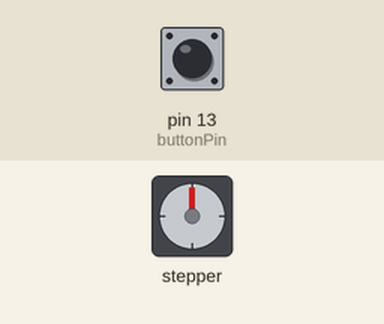
Simulated run of this program. Board: Arduino Mega 2560, built with avr-gcc and run on an emulated ATmega2560. Shown: stepper motor. Inputs (shaded band) come from the test bench; at power-on: pin 13 (buttonPin) HIGH. Stepper angles assume 2048 steps per turn.

Above: at 1.2 s.
1.3 s: pin 13 (buttonPin) pulled LOW for 0.15 s
At 3.9 s:
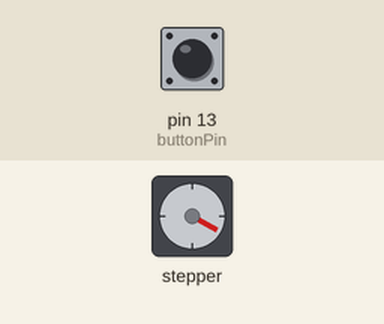
4.3 s: pin 13 (buttonPin) pulled LOW for 1 s
At 5.08 s:
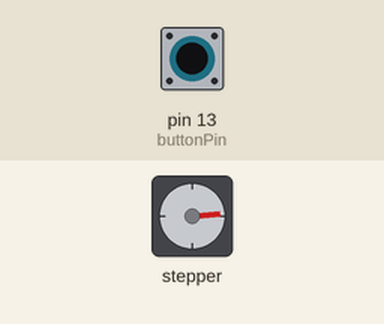
7.6 s: pin 13 (buttonPin) pulled LOW for 3.2 s
At 8.07 s:
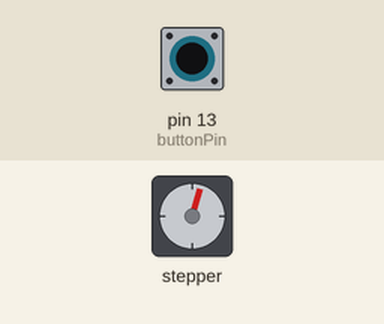
Timing chart, 0 to 11.3 s (numbered marks = the images above; inputs shaded):
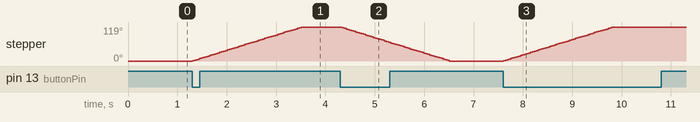

Measured:
- after the input at 1.3 s, stepper: turns 119° clockwise in 2.2 s, starting at once
- after the input at 4.3 s, stepper: turns 119° counter-clockwise in 2.2 s, starting at once
- after the input at 7.6 s, stepper: turns 119° clockwise in 2.2 s, starting at once

The program:

main.cpp
```cpp
#include <Arduino.h>
#include <Stepper.h>

// Define number of steps per rotation for your stepper motor
const int stepsPerRevolution = 2048;

// Initialize stepper motors on pins 7-10
Stepper myStepper1(stepsPerRevolution, 7, 9, 8, 10);

// Define switch pin
const int buttonPin = 13;

int currentPosition = 0; // Variable to keep track of the motor's position
bool isPressed = false; // Variable to check if the button is pressed or not

void setup() {
  // Set up stepper motors:
  myStepper1.setSpeed(9); // You can adjust this speed as needed


  // Set up button pin:
  pinMode(buttonPin, INPUT_PULLUP);
}

void loop() {
  if (digitalRead(buttonPin) == LOW && !isPressed) {
    isPressed = true;
    if (currentPosition == 0) {
      // Move set amount clockwise
      myStepper1.step(stepsPerRevolution / 3);
      currentPosition = 1;
    } else if (currentPosition == 1) {
      // Move back to original position
      myStepper1.step(-stepsPerRevolution / 3);
      currentPosition = 0;
    }
  } else if (digitalRead(buttonPin) == HIGH && isPressed) {
    isPressed = false;
  }
}
```
